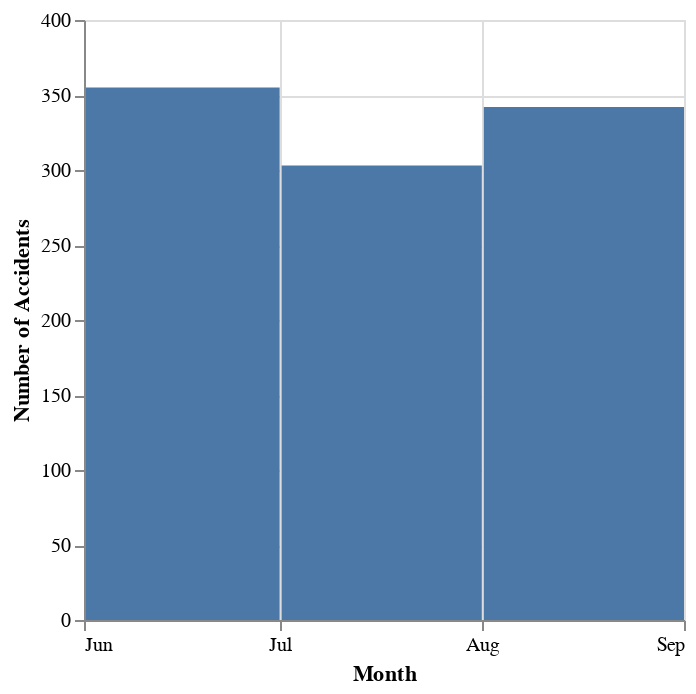

Write notebook code for a chart like this one.
### Code cell
chart1

### Figure 1 — Vega-Lite specification as saved in the notebook (floating-point values rounded to 4 significant figures; data arrays with more than 128 entries replaced by an {"elided": "..."} marker saying what was removed)
{"config": {"view": {"continuousWidth": 300, "continuousHeight": 300}}, "data": {"name": "data-e7fa4943f4fc2dc9cf5202f711b71432"}, "mark": {"type": "bar"}, "encoding": {"x": {"field": "date", "timeUnit": "month", "title": "Month", "type": "temporal"}, "y": {"aggregate": "count", "title": "Number of Accidents", "type": "quantitative"}}, "params": [{"name": "param_2", "select": {"type": "point", "fields": ["date"], "on": "click"}}], "$schema": "https://vega.github.io/schema/vega-lite/v5.15.1.json", "datasets": {"data-e7fa4943f4fc2dc9cf5202f711b71432": {"elided": "1000 records"}}}
